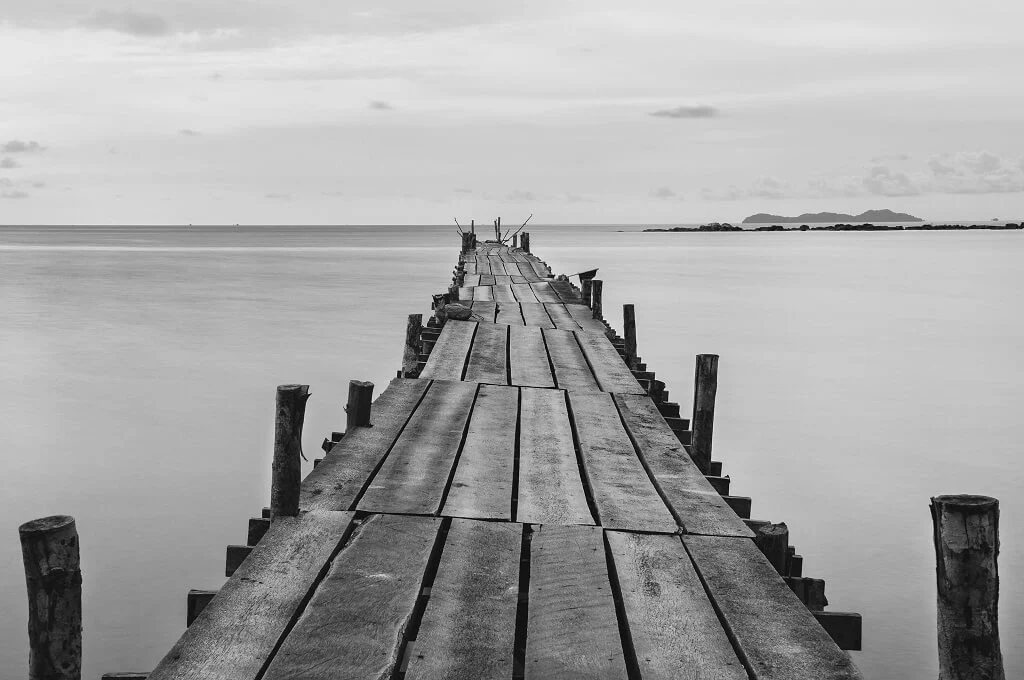
#> input picture Tarea 2/p1/imagen01.jpg, 1024 x 680 px, found by its file name
$ jupyter execute --allow-errors Tarea_2_Robotica.ipynb   (shell and % lines are left out)
#> lines starting #> are read from the running program, lines starting #| are printed output that depends on the picture; after the words box and inside, x2 and y2 are one past the last pixel; in counts of white or black regions, pixels touching at a corner belong together
## P1

[cell 1]
import cv2
from google.colab.patches import cv2_imshow
import numpy as np
from google.colab import drive
import math

[cell 2]
import requests
from PIL import Image
from io import BytesIO

# Abrir la imagen con PIL
image = cv2.imread("imagen01.jpg")
#> image is the input picture: shape (680, 1024, 3); mean B, G, R 166, 166, 166

# Convertir la imagen PIL a un arreglo numpy
imagen_cv2 = cv2.cvtColor(np.array(image), cv2.COLOR_RGB2BGR)

[cell 3]
# Convertir la imagen a escala de grises
gray_image = cv2.cvtColor(imagen_cv2, cv2.COLOR_BGR2GRAY)

# Aplicar el detector de Canny
lower_threshold = 160
upper_threshold = 480
edges = cv2.Canny(gray_image, lower_threshold, upper_threshold)
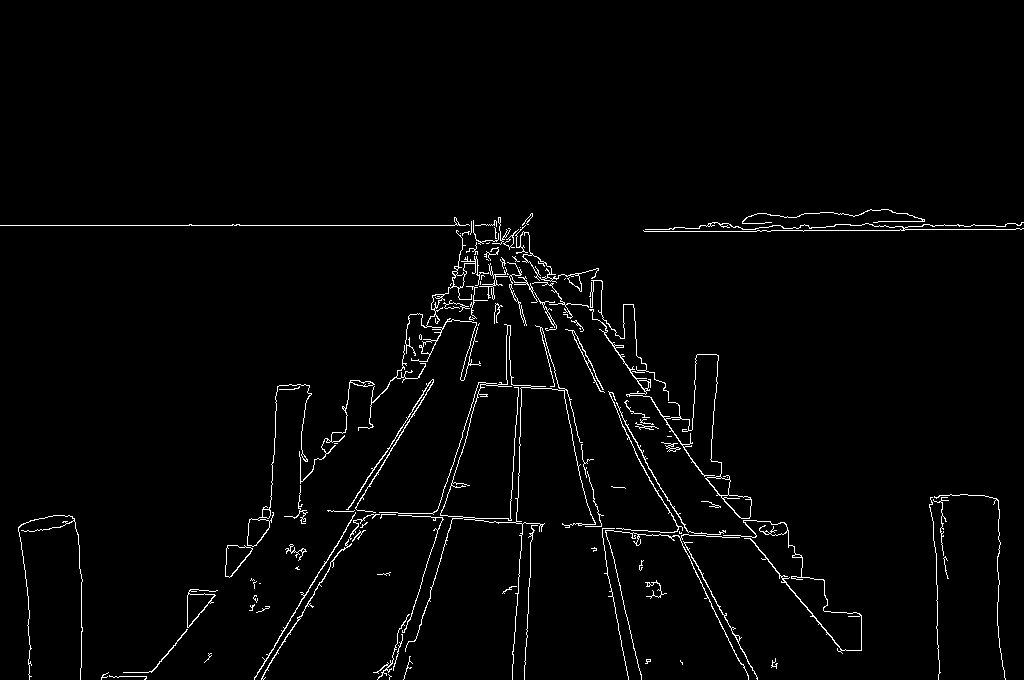
#> edges: shape (680, 1024); 2.1% white in thin lines or dots, all inside (x1, y1, x2, y2) = (0, 209, 1024, 680)

# Mostrar la imagen resultante con los bordes detectados
cv2_imshow(gray_image)
cv2_imshow(edges)

[cell 4]
# Leer la imagen
src = gray_image
dst = cv2.Canny(src, 160, 480, None, 3)

# Copy edges to the images that will display the results in BGR
cdst = cv2.cvtColor(dst, cv2.COLOR_GRAY2BGR)
cdstP = np.copy(cdst)

lines = cv2.HoughLines(dst, 1, np.pi / 180, 150, None, 0, 0)
#> lines = [[225, 1.57], [-350, 2.65], [567, 0.541], [541, 0.681], [485, 1.64], [483, 1.64], [229, 1.57], [-304, 2.53], [-374, 2.69], [573, 0.297], [-366, 2.67], [-361, 2.67]]

if lines is not None:
 for i in range(0, len(lines)):
  rho = lines[i][0][0]
  theta = lines[i][0][1]
  a = math.cos(theta)
  b = math.sin(theta)
  x0 = a * rho
  y0 = b * rho
  pt1 = (int(x0 + 1000*(-b)), int(y0 + 1000*(a)))
  pt2 = (int(x0 - 1000*(-b)), int(y0 - 1000*(a)))
  cv2.line(cdst, pt1, pt2, (0,0,255), 3, cv2.LINE_AA)
#> this loop made 12 passes
#> (rho, theta, a, b, x0, y0, pt1, pt2) on passes 1 to 10: (225, 1.57, -4.37e-08, 1, -9.84e-06, 225, (-1000, 224), (999, 225)), (-350, 2.65, -0.883, 0.469, 309, -164.3, (-160, -1047), (778, 718)), (567, 0.541, 0.857, 0.515, 486, 292, (-29, 1149), (1001, -565)), (541, 0.681, 0.777, 0.629, 420.4, 340.5, (-208, 1117), (1049, -436)), (485, 1.64, -0.0698, 0.998, -33.83, 483.8, (-1031, 414), (963, 553)), (483, 1.64, -0.0698, 0.998, -33.69, 481.8, (-1031, 412), (963, 551)), (229, 1.57, -4.37e-08, 1, -1e-05, 229, (-1000, 228), (999, 229)), (-304, 2.53, -0.819, 0.574, 249, -174.4, (-324, -993), (822, 644)), (-374, 2.69, -0.899, 0.438, 336.1, -164, (-102, -1062), (774, 734)), (573, 0.297, 0.956, 0.292, 548, 167.5, (255, 1123), (840, -788))
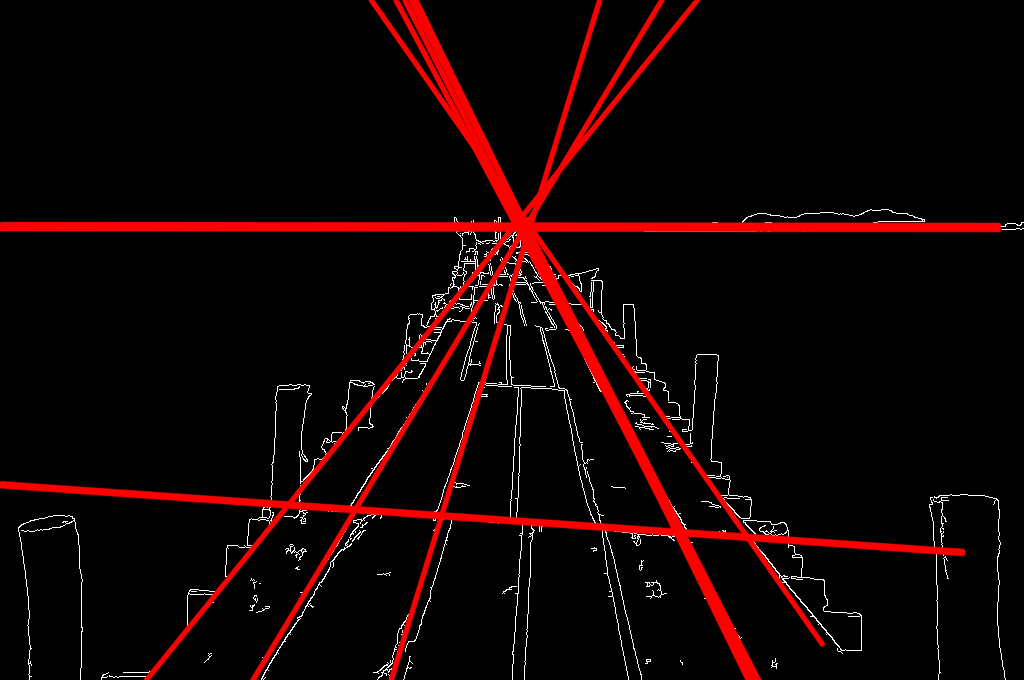
#> cdst: shape (680, 1024, 3); mean B, G, R 3.4, 3.4, 18.8


linesP = cv2.HoughLinesP(dst, 1, np.pi / 180, 50, None, 50, 10)
#> linesP = 85 rows, first 6: [0, 225, 500, 225], [370, 486, 433, 380], [677, 529, 757, 679], [900, 229, 1021, 229], [603, 331, 683, 444], [254, 679, 329, 555]

if linesP is not None:
  for i in range(0, len(linesP)):
    l = linesP[i][0]
    cv2.line(cdstP, (l[0], l[1]), (l[2], l[3]), (0,0,255), 3, cv2.LINE_AA)
#> this loop made 85 passes
#> l on passes 1 to 12: [0, 225, 500, 225], [370, 486, 433, 380], [677, 529, 757, 679], [900, 229, 1021, 229], [603, 331, 683, 444], [254, 679, 329, 555], [262, 676, 365, 511], [153, 670, 214, 595], [409, 620, 470, 421], [642, 530, 732, 537], [509, 522, 518, 385], [677, 531, 728, 640]
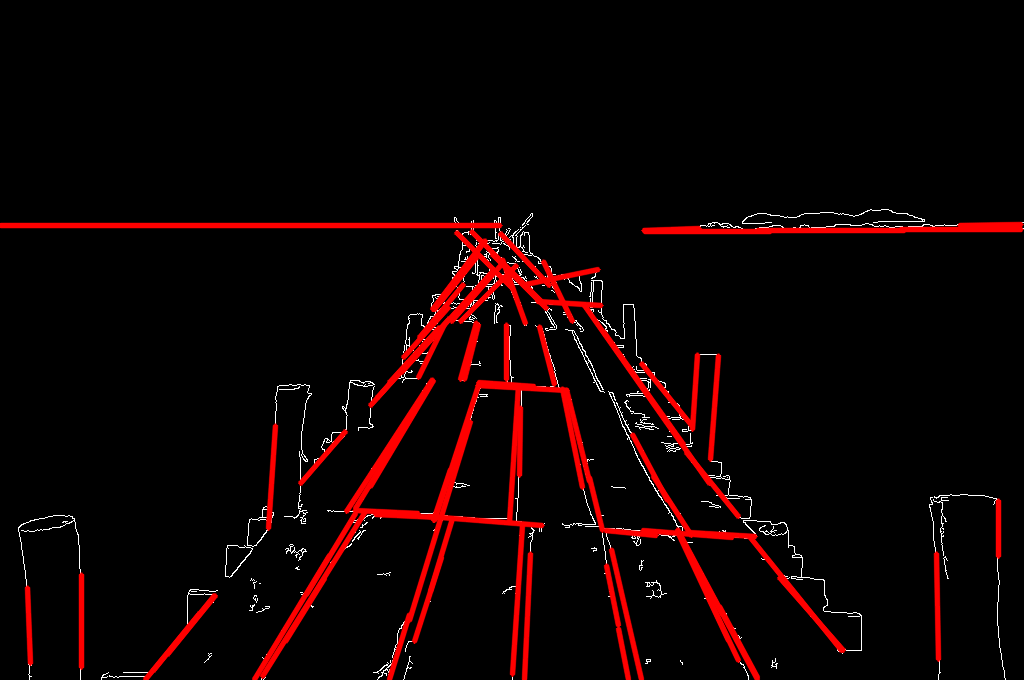
#> cdstP: shape (680, 1024, 3); mean B, G, R 2.3, 2.3, 15.5

cv2_imshow(src)
cv2_imshow(cdst)
cv2_imshow(cdstP)

## P2

[cell 5]
import glob
criteria = (cv2.TERM_CRITERIA_EPS + cv2.TERM_CRITERIA_MAX_ITER, 30, 0.001)
#> criteria = (3, 30, 0.001)

# Definir las coordenadas del mundo real de los puntos 3D
objp = np.zeros((6*9, 3), np.float32)
objp[:, :2] = np.mgrid[0:9, 0:6].T.reshape(-1, 2)

# Arrays para almacenar los puntos 3D y 2D de todas las imágenes
objpoints = [] # puntos 3D en el espacio del mundo
imgpoints = [] # puntos 2D en el plano de la imagen

# Cargar las imágenes
images = glob.glob('image_*.jpg')

for fname in images:
    img = cv2.imread(fname)
    gray = cv2.cvtColor(img, cv2.COLOR_BGR2GRAY)

    # Encontrar las esquinas del tablero de ajedrez
    ret, corners = cv2.findChessboardCorners(gray, (9, 6), None)

    # Si se encuentran las esquinas, agregar puntos 3D y 2D
    if ret == True:
        objpoints.append(objp)
        corners2 = cv2.cornerSubPix(gray, corners, (11, 11), (-1, -1), criteria)
        imgpoints.append(corners2)

# Calibrar la cámara
#> (the rest of this cell did not finish here and is left out)

$ run again, with Tarea 2/p1/imagen02.jpg copied over Tarea 2/p1/imagen01.jpg
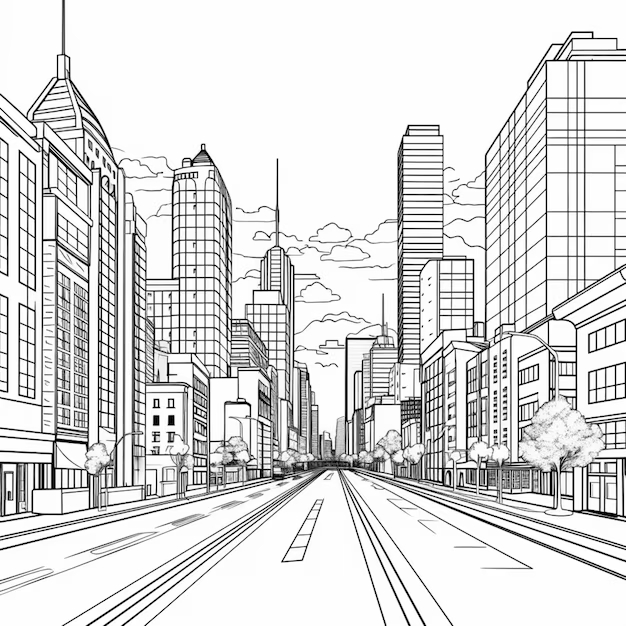
#> input picture Tarea 2/p1/imagen02.jpg, 626 x 626 px, found by its file name
#> image is the input picture: shape (626, 626, 3); min 0, max 255, mean 219
#> `edges = cv2.Canny(gray_image, lower_threshold, upper_threshold)`:
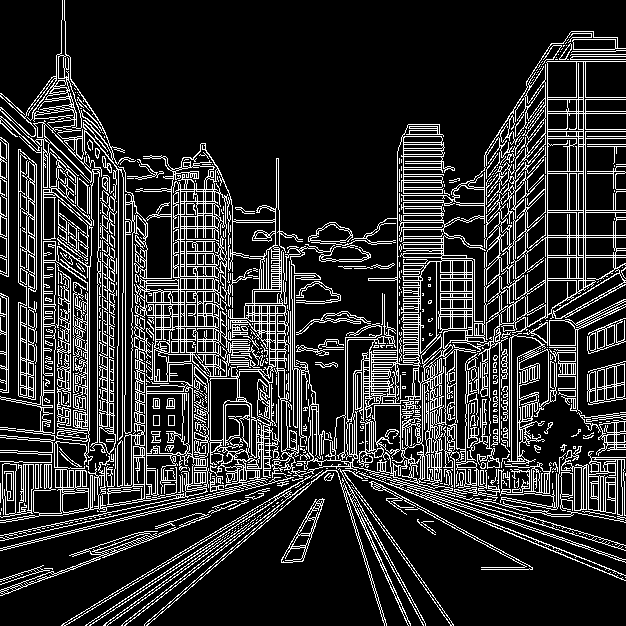
#> edges: shape (626, 626); 17.8% white in thin lines or dots
#> the loop `for i in range(0, len(lines)):` made 5395 passes
#> (rho, theta, a, b, x0, y0, pt1, pt2) on passes 1 to 3: (534, 1.33, 0.242, 0.97, 129.2, 518.1, (-841, 760), (1099, 276)), (547, 0, 1, 0, 547, 0, (547, 1000), (547, -1000)), (64, 2.36, -0.707, 0.707, -45.25, 45.25, (-752, -661), (661, 752))
#> linesP = 750 rows, first 6: [0, 548, 274, 480], [6, 400, 6, 296], [0, 550, 299, 476], [37, 128, 146, 237], [509, 533, 509, 115], [28, 404, 28, 157]
#> the loop `for i in range(0, len(linesP)):` made 750 passes
#> after the loop `for i in range(0, len(linesP)):`:
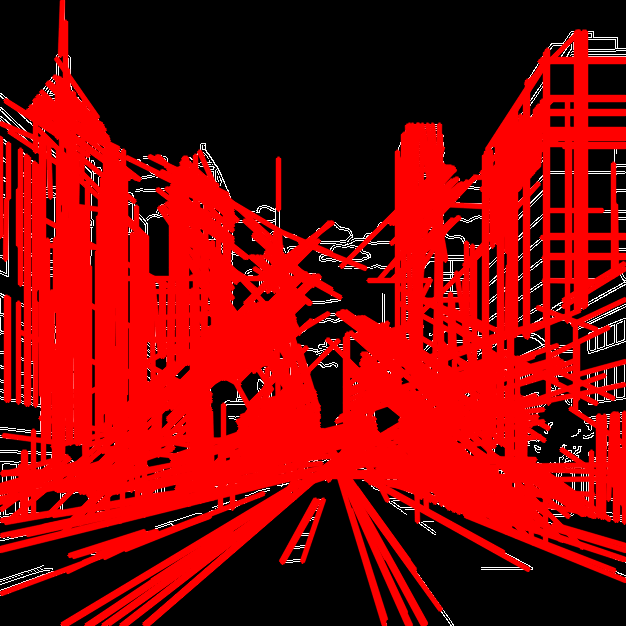
#> cdstP: shape (626, 626, 3); mean B, G, R 4.1, 4.1, 131.9
#> criteria = (3, 30, 0.001)

$ run again, with Tarea 2/p1/imagen04.jpg copied over Tarea 2/p1/imagen01.jpg
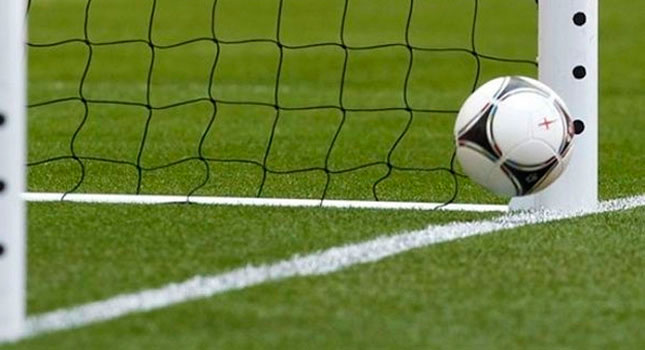
#> input picture Tarea 2/p1/imagen04.jpg, 645 x 350 px, found by its file name
#> image is the input picture: shape (350, 645, 3); mean B, G, R 64.4, 131.6, 112.7
#> edges: shape (350, 645); 3.3% white in thin lines or dots, all inside (x1, y1, x2, y2) = (22, 0, 645, 255)
#> lines = [[200, 1.59], [597, 0], [194, 1.61], [192, 1.59]]
#> the loop `for i in range(0, len(lines)):` made 4 passes
#> (rho, theta, a, b, x0, y0, pt1, pt2) on passes 1 to 4: (200, 1.59, -0.0175, 1, -3.49, 200, (-1003, 182), (996, 217)), (597, 0, 1, 0, 597, 0, (597, 1000), (597, -1000)), (194, 1.61, -0.0349, 0.999, -6.77, 193.9, (-1006, 158), (992, 228)), (192, 1.59, -0.0175, 1, -3.35, 192, (-1003, 174), (996, 209))
#> after the loop `for i in range(0, len(lines)):`:
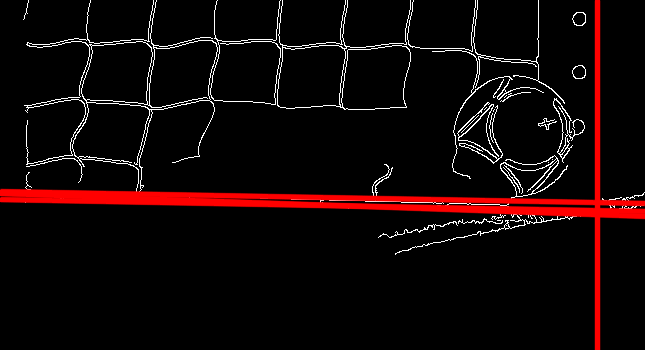
#> cdst: shape (350, 645, 3); mean B, G, R 7, 7, 18.6
#> linesP = 32 rows, first 6: [597, 200, 597, 0], [87, 202, 155, 203], [298, 205, 487, 211], [308, 199, 421, 202], [420, 48, 475, 49], [50, 193, 180, 195]
#> the loop `for i in range(0, len(linesP)):` made 32 passes
#> after the loop `for i in range(0, len(linesP)):`:
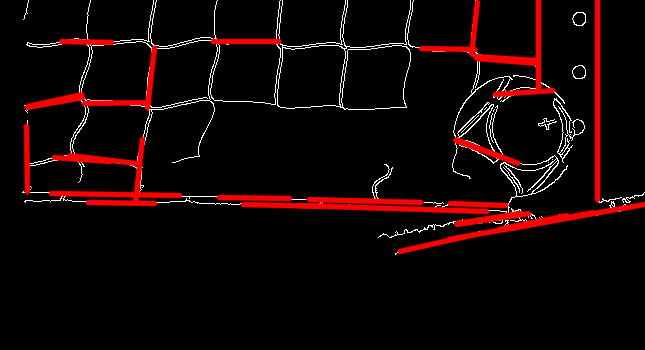
#> cdstP: shape (350, 645, 3); mean B, G, R 5.2, 5.2, 19
#> criteria = (3, 30, 0.001)
